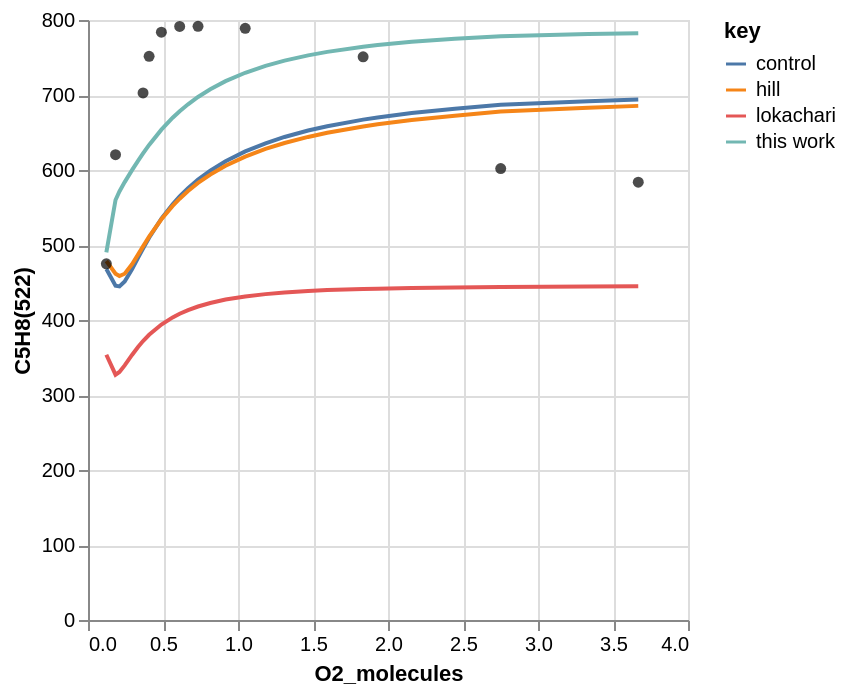
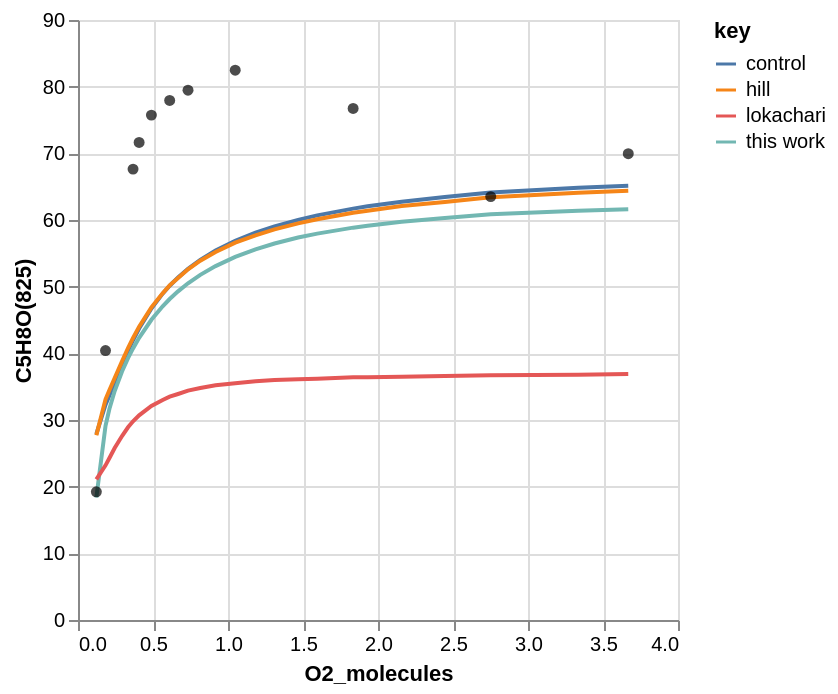
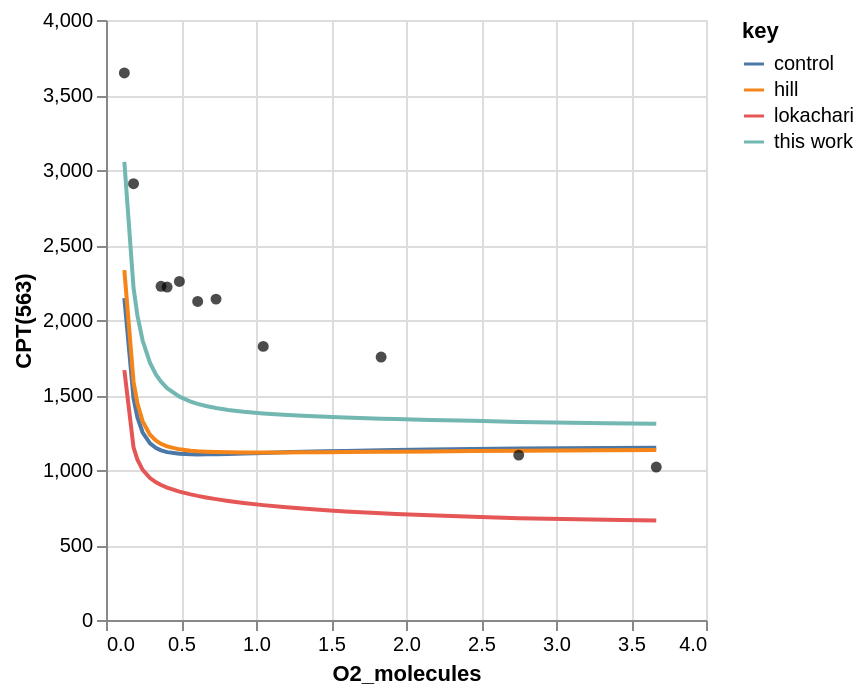
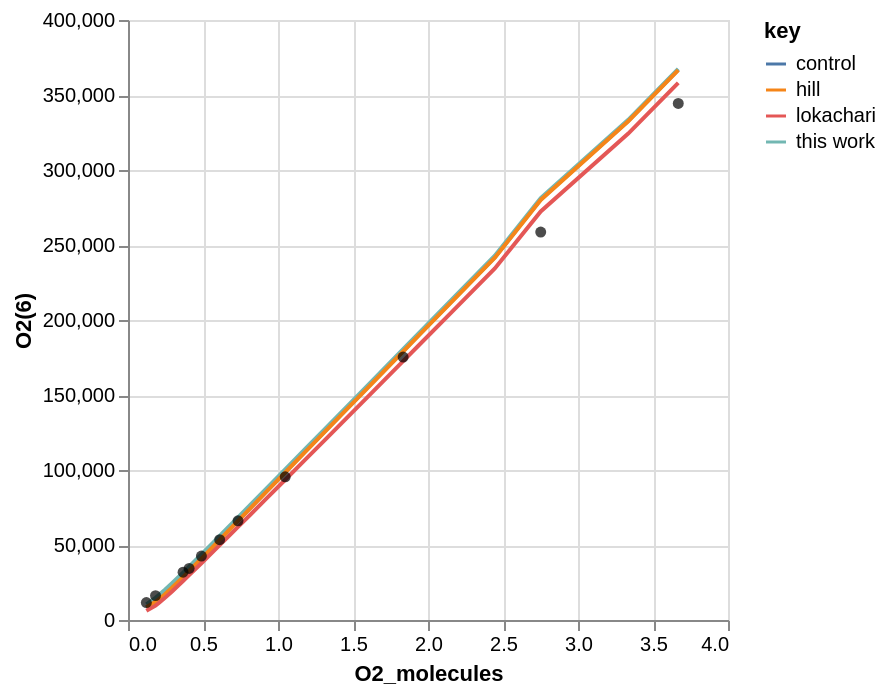

Notebook source saved alongside these figures, in order:
### Code cell
# Plot
charts = workflow.plot_simulation(
    tag=tag,
    root_path=root_path,
    x_col="O2_molecules",
    line_source_=["hill", "lokachari"],
    point_source="experiment",
)
for chart in charts:
    chart.show()

### Figure 1 — Vega-Lite specification as saved in the notebook (floating-point values rounded to 4 significant figures)
{"config": {"view": {"continuousWidth": 300, "continuousHeight": 300}}, "layer": [{"data": {"name": "data-4bb6de15b1f786e91c188655ac347198"}, "mark": {"type": "line"}, "encoding": {"color": {"field": "key", "type": "nominal"}, "x": {"field": "O2_molecules", "type": "quantitative"}, "y": {"field": "value", "title": "C5H8(522)", "type": "quantitative"}}, "transform": [{"fold": ["control", "this work", "hill", "lokachari"]}]}, {"data": {"name": "data-ffe75d1cbd0aaee013379dd4e82dccaa"}, "mark": {"type": "circle"}, "encoding": {"color": {"value": "black"}, "x": {"field": "O2_molecules", "type": "quantitative"}, "y": {"field": "experiment", "type": "quantitative"}}}], "$schema": "https://vega.github.io/schema/vega-lite/v5.20.1.json", "datasets": {"data-4bb6de15b1f786e91c188655ac347198": [{"O2_molecules": 3.668, "control": 693.9, "this work": 782.4, "hill": 685.5, "lokachari": 445.1}, {"O2_molecules": 3.335, "control": 691.8, "this work": 781.3, "hill": 683.1, "lokachari": 444.6}, {"O2_molecules": 2.751, "control": 687.0, "this work": 778.4, "hill": 677.9, "lokachari": 444.0}, {"O2_molecules": 2.446, "control": 681.6, "this work": 774.9, "hill": 672.3, "lokachari": 443.3}, {"O2_molecules": 2.158, "control": 675.9, "this work": 770.9, "hill": 666.6, "lokachari": 442.6}, {"O2_molecules": 1.931, "control": 670.1, "this work": 766.6, "hill": 660.9, "lokachari": 441.8}, {"O2_molecules": 1.834, "control": 667.2, "this work": 764.4, "hill": 658.0, "lokachari": 441.4}, {"O2_molecules": 1.595, "control": 658.4, "this work": 757.5, "hill": 649.6, "lokachari": 439.9}, {"O2_molecules": 1.467, "control": 652.6, "this work": 752.9, "hill": 644.1, "lokachari": 438.7}, {"O2_molecules": 1.31, "control": 644.0, "this work": 745.9, "hill": 636.0, "lokachari": 436.7}, {"O2_molecules": 1.183, "control": 635.6, "this work": 738.9, "hill": 628.1, "lokachari": 434.5}, {"O2_molecules": 1.048, "control": 624.7, "this work": 729.6, "hill": 617.9, "lokachari": 431.3}, {"O2_molecules": 0.9171, "control": 611.6, "this work": 718.4, "hill": 605.6, "lokachari": 427.3}, {"O2_molecules": 0.8152, "control": 599.1, "this work": 707.7, "hill": 593.9, "lokachari": 422.7}, {"O2_molecules": 0.7335, "control": 587.1, "this work": 697.4, "hill": 582.7, "lokachari": 418.0}, {"O2_molecules": 0.667, "control": 575.7, "this work": 687.6, "hill": 572.0, "lokachari": 413.2}, {"O2_molecules": 0.6112, "control": 564.7, "this work": 678.4, "hill": 561.8, "lokachari": 408.3}, {"O2_molecules": 0.5644, "control": 554.3, "this work": 669.7, "hill": 552.1, "lokachari": 403.5}, {"O2_molecules": 0.4893, "control": 535.0, "this work": 653.8, "hill": 534.3, "lokachari": 393.9}, {"O2_molecules": 0.4074, "control": 509.7, "this work": 633.5, "hill": 511.1, "lokachari": 380.3}, {"O2_molecules": 0.367, "control": 495.3, "this work": 622.1, "hill": 498.2, "lokachari": 371.9}, {"O2_molecules": 0.3335, "control": 482.8, "this work": 612.2, "hill": 487.2, "lokachari": 364.0}, {"O2_molecules": 0.2935, "control": 467.6, "this work": 599.8, "hill": 474.3, "lokachari": 353.4}, {"O2_molecules": 0.2446, "control": 451.3, "this work": 583.9, "hill": 461.7, "lokachari": 339.5}, {"O2_molecules": 0.2096, "control": 444.8, "this work": 571.5, "hill": 458.6, "lokachari": 330.7}, {"O2_molecules": 0.1835, "control": 445.7, "this work": 560.0, "hill": 461.8, "lokachari": 327.1}, {"O2_molecules": 0.1223, "control": 467.9, "this work": 490.1, "hill": 478.7, "lokachari": 353.7}], "data-ffe75d1cbd0aaee013379dd4e82dccaa": [{"O2_molecules": 0.1223, "experiment": 475.0}, {"O2_molecules": 0.1835, "experiment": 620.4}, {"O2_molecules": 0.367, "experiment": 702.8}, {"O2_molecules": 0.4074, "experiment": 751.5}, {"O2_molecules": 0.4893, "experiment": 783.7}, {"O2_molecules": 0.6112, "experiment": 791.4}, {"O2_molecules": 0.7335, "experiment": 791.6}, {"O2_molecules": 1.048, "experiment": 788.9}, {"O2_molecules": 1.834, "experiment": 751.0}, {"O2_molecules": 2.751, "experiment": 602.0}, {"O2_molecules": 3.668, "experiment": 583.8}]}}

### Figure 2 — Vega-Lite specification as saved in the notebook (floating-point values rounded to 4 significant figures)
{"config": {"view": {"continuousWidth": 300, "continuousHeight": 300}}, "layer": [{"data": {"name": "data-ea174a14e77d188ec14c84add3f56a0c"}, "mark": {"type": "line"}, "encoding": {"color": {"field": "key", "type": "nominal"}, "x": {"field": "O2_molecules", "type": "quantitative"}, "y": {"field": "value", "title": "C5H8O(825)", "type": "quantitative"}}, "transform": [{"fold": ["control", "this work", "hill", "lokachari"]}]}, {"data": {"name": "data-4620143b4c4258af8d76de8a3cbd45bb"}, "mark": {"type": "circle"}, "encoding": {"color": {"value": "black"}, "x": {"field": "O2_molecules", "type": "quantitative"}, "y": {"field": "experiment", "type": "quantitative"}}}], "$schema": "https://vega.github.io/schema/vega-lite/v5.20.1.json", "datasets": {"data-ea174a14e77d188ec14c84add3f56a0c": [{"O2_molecules": 3.668, "control": 65.15, "this work": 61.62, "hill": 64.4, "lokachari": 36.9}, {"O2_molecules": 3.335, "control": 64.82, "this work": 61.38, "hill": 64.1, "lokachari": 36.8}, {"O2_molecules": 2.751, "control": 64.14, "this work": 60.86, "hill": 63.4, "lokachari": 36.7}, {"O2_molecules": 2.446, "control": 63.44, "this work": 60.31, "hill": 62.7, "lokachari": 36.6}, {"O2_molecules": 2.158, "control": 62.74, "this work": 59.74, "hill": 62.1, "lokachari": 36.5}, {"O2_molecules": 1.931, "control": 62.05, "this work": 59.15, "hill": 61.4, "lokachari": 36.4}, {"O2_molecules": 1.834, "control": 61.71, "this work": 58.85, "hill": 61.1, "lokachari": 36.4}, {"O2_molecules": 1.595, "control": 60.69, "this work": 57.96, "hill": 60.1, "lokachari": 36.2}, {"O2_molecules": 1.467, "control": 60.03, "this work": 57.37, "hill": 59.5, "lokachari": 36.1}, {"O2_molecules": 1.31, "control": 59.05, "this work": 56.48, "hill": 58.6, "lokachari": 36.0}, {"O2_molecules": 1.183, "control": 58.11, "this work": 55.61, "hill": 57.7, "lokachari": 35.8}, {"O2_molecules": 1.048, "control": 56.89, "this work": 54.47, "hill": 56.6, "lokachari": 35.5}, {"O2_molecules": 0.9171, "control": 55.42, "this work": 53.09, "hill": 55.2, "lokachari": 35.2}, {"O2_molecules": 0.8152, "control": 54.02, "this work": 51.77, "hill": 53.9, "lokachari": 34.8}, {"O2_molecules": 0.7335, "control": 52.67, "this work": 50.5, "hill": 52.6, "lokachari": 34.4}, {"O2_molecules": 0.667, "control": 51.38, "this work": 49.3, "hill": 51.3, "lokachari": 33.9}, {"O2_molecules": 0.6112, "control": 50.14, "this work": 48.15, "hill": 50.2, "lokachari": 33.5}, {"O2_molecules": 0.5644, "control": 48.95, "this work": 47.06, "hill": 49.0, "lokachari": 33.0}, {"O2_molecules": 0.4893, "control": 46.72, "this work": 45.03, "hill": 46.9, "lokachari": 32.1}, {"O2_molecules": 0.4074, "control": 43.73, "this work": 42.33, "hill": 44.0, "lokachari": 30.7}, {"O2_molecules": 0.367, "control": 41.96, "this work": 40.73, "hill": 42.3, "lokachari": 29.8}, {"O2_molecules": 0.3335, "control": 40.37, "this work": 39.27, "hill": 40.8, "lokachari": 28.9}, {"O2_molecules": 0.2935, "control": 38.29, "this work": 37.28, "hill": 38.8, "lokachari": 27.6}, {"O2_molecules": 0.2446, "control": 35.59, "this work": 34.35, "hill": 36.3, "lokachari": 25.8}, {"O2_molecules": 0.2096, "control": 33.68, "this work": 31.69, "hill": 34.5, "lokachari": 24.3}, {"O2_molecules": 0.1835, "control": 32.31, "this work": 29.12, "hill": 33.1, "lokachari": 23.2}, {"O2_molecules": 0.1223, "control": 27.87, "this work": 18.37, "hill": 27.7, "lokachari": 21.1}], "data-4620143b4c4258af8d76de8a3cbd45bb": [{"O2_molecules": 0.1223, "experiment": 19.23}, {"O2_molecules": 0.1835, "experiment": 40.42}, {"O2_molecules": 0.367, "experiment": 67.63}, {"O2_molecules": 0.4074, "experiment": 71.63}, {"O2_molecules": 0.4893, "experiment": 75.73}, {"O2_molecules": 0.6112, "experiment": 77.94}, {"O2_molecules": 0.7335, "experiment": 79.47}, {"O2_molecules": 1.048, "experiment": 82.48}, {"O2_molecules": 1.834, "experiment": 76.73}, {"O2_molecules": 2.751, "experiment": 63.51}, {"O2_molecules": 3.668, "experiment": 69.95}]}}

### Figure 3 — Vega-Lite specification as saved in the notebook (floating-point values rounded to 4 significant figures)
{"config": {"view": {"continuousWidth": 300, "continuousHeight": 300}}, "layer": [{"data": {"name": "data-6330555a955882c9644e7c92f900a5fa"}, "mark": {"type": "line"}, "encoding": {"color": {"field": "key", "type": "nominal"}, "x": {"field": "O2_molecules", "type": "quantitative"}, "y": {"field": "value", "title": "CPT(563)", "type": "quantitative"}}, "transform": [{"fold": ["control", "this work", "hill", "lokachari"]}]}, {"data": {"name": "data-08e571bc1f97dd77034a789e8e2000c6"}, "mark": {"type": "circle"}, "encoding": {"color": {"value": "black"}, "x": {"field": "O2_molecules", "type": "quantitative"}, "y": {"field": "experiment", "type": "quantitative"}}}], "$schema": "https://vega.github.io/schema/vega-lite/v5.20.1.json", "datasets": {"data-6330555a955882c9644e7c92f900a5fa": [{"O2_molecules": 3.668, "control": 1149.0, "this work": 1308.0, "hill": 1134.0, "lokachari": 663.2}, {"O2_molecules": 3.335, "control": 1147.0, "this work": 1312.0, "hill": 1132.0, "lokachari": 668.1}, {"O2_molecules": 2.751, "control": 1143.0, "this work": 1321.0, "hill": 1129.0, "lokachari": 678.2}, {"O2_molecules": 2.446, "control": 1140.0, "this work": 1328.0, "hill": 1126.0, "lokachari": 688.1}, {"O2_molecules": 2.158, "control": 1136.0, "this work": 1334.0, "hill": 1124.0, "lokachari": 697.7}, {"O2_molecules": 1.931, "control": 1133.0, "this work": 1340.0, "hill": 1122.0, "lokachari": 706.9}, {"O2_molecules": 1.834, "control": 1132.0, "this work": 1342.0, "hill": 1121.0, "lokachari": 711.3}, {"O2_molecules": 1.595, "control": 1127.0, "this work": 1350.0, "hill": 1120.0, "lokachari": 723.9}, {"O2_molecules": 1.467, "control": 1125.0, "this work": 1355.0, "hill": 1119.0, "lokachari": 731.8}, {"O2_molecules": 1.31, "control": 1121.0, "this work": 1362.0, "hill": 1118.0, "lokachari": 742.8}, {"O2_molecules": 1.183, "control": 1118.0, "this work": 1368.0, "hill": 1117.0, "lokachari": 753.1}, {"O2_molecules": 1.048, "control": 1114.0, "this work": 1377.0, "hill": 1117.0, "lokachari": 765.8}, {"O2_molecules": 0.9171, "control": 1110.0, "this work": 1389.0, "hill": 1117.0, "lokachari": 780.7}, {"O2_molecules": 0.8152, "control": 1107.0, "this work": 1401.0, "hill": 1118.0, "lokachari": 793.7}, {"O2_molecules": 0.7335, "control": 1106.0, "this work": 1413.0, "hill": 1120.0, "lokachari": 805.7}, {"O2_molecules": 0.667, "control": 1104.0, "this work": 1427.0, "hill": 1122.0, "lokachari": 816.9}, {"O2_molecules": 0.6112, "control": 1104.0, "this work": 1441.0, "hill": 1125.0, "lokachari": 827.3}, {"O2_molecules": 0.5644, "control": 1105.0, "this work": 1456.0, "hill": 1129.0, "lokachari": 837.3}, {"O2_molecules": 0.4893, "control": 1108.0, "this work": 1489.0, "hill": 1138.0, "lokachari": 856.0}, {"O2_molecules": 0.4074, "control": 1119.0, "this work": 1546.0, "hill": 1157.0, "lokachari": 882.6}, {"O2_molecules": 0.367, "control": 1131.0, "this work": 1589.0, "hill": 1174.0, "lokachari": 900.1}, {"O2_molecules": 0.3335, "control": 1147.0, "this work": 1636.0, "hill": 1195.0, "lokachari": 918.0}, {"O2_molecules": 0.2935, "control": 1177.0, "this work": 1714.0, "hill": 1235.0, "lokachari": 946.5}, {"O2_molecules": 0.2446, "control": 1250.0, "this work": 1861.0, "hill": 1324.0, "lokachari": 1001.0}, {"O2_molecules": 0.2096, "control": 1350.0, "this work": 2030.0, "hill": 1443.0, "lokachari": 1068.0}, {"O2_molecules": 0.1835, "control": 1477.0, "this work": 2215.0, "hill": 1590.0, "lokachari": 1152.0}, {"O2_molecules": 0.1223, "control": 2146.0, "this work": 3054.0, "hill": 2332.0, "lokachari": 1666.0}], "data-08e571bc1f97dd77034a789e8e2000c6": [{"O2_molecules": 0.1223, "experiment": 3647.0}, {"O2_molecules": 0.1835, "experiment": 2909.0}, {"O2_molecules": 0.367, "experiment": 2224.0}, {"O2_molecules": 0.4074, "experiment": 2219.0}, {"O2_molecules": 0.4893, "experiment": 2257.0}, {"O2_molecules": 0.6112, "experiment": 2124.0}, {"O2_molecules": 0.7335, "experiment": 2139.0}, {"O2_molecules": 1.048, "experiment": 1824.0}, {"O2_molecules": 1.834, "experiment": 1753.0}, {"O2_molecules": 2.751, "experiment": 1099.0}, {"O2_molecules": 3.668, "experiment": 1020.0}]}}

### Figure 4 — Vega-Lite specification as saved in the notebook (floating-point values rounded to 4 significant figures)
{"config": {"view": {"continuousWidth": 300, "continuousHeight": 300}}, "layer": [{"data": {"name": "data-f00ff2530beca1b06b8539d733b6a4ca"}, "mark": {"type": "line"}, "encoding": {"color": {"field": "key", "type": "nominal"}, "x": {"field": "O2_molecules", "type": "quantitative"}, "y": {"field": "value", "title": "O2(6)", "type": "quantitative"}}, "transform": [{"fold": ["control", "this work", "hill", "lokachari"]}]}, {"data": {"name": "data-4b5ee9d9716773ddad330fd138d04289"}, "mark": {"type": "circle"}, "encoding": {"color": {"value": "black"}, "x": {"field": "O2_molecules", "type": "quantitative"}, "y": {"field": "experiment", "type": "quantitative"}}}], "$schema": "https://vega.github.io/schema/vega-lite/v5.20.1.json", "datasets": {"data-f00ff2530beca1b06b8539d733b6a4ca": [{"O2_molecules": 3.668, "control": 366900.0, "this work": 367500.0, "hill": 366600.0, "lokachari": 358100.0}, {"O2_molecules": 3.335, "control": 332800.0, "this work": 333500.0, "hill": 332500.0, "lokachari": 324300.0}, {"O2_molecules": 2.751, "control": 280400.0, "this work": 281200.0, "hill": 280100.0, "lokachari": 272400.0}, {"O2_molecules": 2.446, "control": 242000.0, "this work": 242800.0, "hill": 241600.0, "lokachari": 234300.0}, {"O2_molecules": 2.158, "control": 212500.0, "this work": 213500.0, "hill": 212100.0, "lokachari": 205300.0}, {"O2_molecules": 1.931, "control": 189300.0, "this work": 190400.0, "hill": 188900.0, "lokachari": 182300.0}, {"O2_molecules": 1.834, "control": 179400.0, "this work": 180500.0, "hill": 179000.0, "lokachari": 172600.0}, {"O2_molecules": 1.595, "control": 154900.0, "this work": 156100.0, "hill": 154500.0, "lokachari": 148500.0}, {"O2_molecules": 1.467, "control": 141800.0, "this work": 143100.0, "hill": 141400.0, "lokachari": 135600.0}, {"O2_molecules": 1.31, "control": 125700.0, "this work": 127100.0, "hill": 125300.0, "lokachari": 119800.0}, {"O2_molecules": 1.183, "control": 112700.0, "this work": 114200.0, "hill": 112200.0, "lokachari": 107100.0}, {"O2_molecules": 1.048, "control": 98760.0, "this work": 100400.0, "hill": 98340.0, "lokachari": 93490.0}, {"O2_molecules": 0.9171, "control": 85270.0, "this work": 87080.0, "hill": 84880.0, "lokachari": 80370.0}, {"O2_molecules": 0.8152, "control": 74770.0, "this work": 76710.0, "hill": 74400.0, "lokachari": 70180.0}, {"O2_molecules": 0.7335, "control": 66360.0, "this work": 68420.0, "hill": 66020.0, "lokachari": 62060.0}, {"O2_molecules": 0.667, "control": 59480.0, "this work": 61650.0, "hill": 59170.0, "lokachari": 55420.0}, {"O2_molecules": 0.6112, "control": 53740.0, "this work": 56010.0, "hill": 53460.0, "lokachari": 49910.0}, {"O2_molecules": 0.5644, "control": 48880.0, "this work": 51260.0, "hill": 48640.0, "lokachari": 45260.0}, {"O2_molecules": 0.4893, "control": 41130.0, "this work": 43680.0, "hill": 40950.0, "lokachari": 37850.0}, {"O2_molecules": 0.4074, "control": 32770.0, "this work": 35550.0, "hill": 32680.0, "lokachari": 29900.0}, {"O2_molecules": 0.367, "control": 28640.0, "this work": 31540.0, "hill": 28610.0, "lokachari": 25960.0}, {"O2_molecules": 0.3335, "control": 25300.0, "this work": 28310.0, "hill": 25330.0, "lokachari": 22780.0}, {"O2_molecules": 0.2935, "control": 21370.0, "this work": 24490.0, "hill": 21480.0, "lokachari": 19020.0}, {"O2_molecules": 0.2446, "control": 16800.0, "this work": 19990.0, "hill": 17030.0, "lokachari": 14590.0}, {"O2_molecules": 0.2096, "control": 13800.0, "this work": 16950.0, "hill": 14120.0, "lokachari": 11620.0}, {"O2_molecules": 0.1835, "control": 11780.0, "this work": 14790.0, "hill": 12170.0, "lokachari": 9588.0}, {"O2_molecules": 0.1223, "control": 8113.0, "this work": 10350.0, "hill": 8577.0, "lokachari": 6140.0}], "data-4b5ee9d9716773ddad330fd138d04289": [{"O2_molecules": 0.1223, "experiment": 11610.0}, {"O2_molecules": 0.1835, "experiment": 16260.0}, {"O2_molecules": 0.367, "experiment": 31840.0}, {"O2_molecules": 0.4074, "experiment": 34350.0}, {"O2_molecules": 0.4893, "experiment": 42620.0}, {"O2_molecules": 0.6112, "experiment": 53550.0}, {"O2_molecules": 0.7335, "experiment": 66130.0}, {"O2_molecules": 1.048, "experiment": 95480.0}, {"O2_molecules": 1.834, "experiment": 175300.0}, {"O2_molecules": 2.751, "experiment": 258700.0}, {"O2_molecules": 3.668, "experiment": 344400.0}]}}
